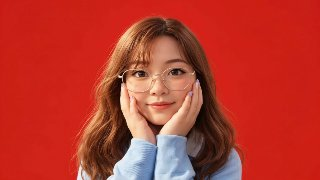
#> input picture scratch/sample_frames/frame_000.jpg, 320 x 180 px, found by its file name
$ python make_contact_sheet.py
#> lines starting #> are read from the running program, lines starting #| are printed output that depends on the picture; after the words box and inside, x2 and y2 are one past the last pixel; in counts of white or black regions, pixels touching at a corner belong together
import cv2
import numpy as np
import os

images = []
# Pick every 6th frame from 0 to 239 -> 40 frames
frames_to_show = list(range(0, 240, 6))
# 5 rows x 8 cols = 40 images
grid_rows = []
row = []

for idx, f_num in enumerate(frames_to_show):
    img_path = f'scratch/sample_frames/frame_{f_num:03d}.jpg'
    if not os.path.exists(img_path):
        # generate directly
        cap = cv2.VideoCapture('<b>character.mp4<:b>/Character_tracking_cursor_animation_20260924223929.mp4')
        cap.set(cv2.CAP_PROP_POS_FRAMES, f_num)
        ret, frame = cap.read()
        cap.release()
        thumb = cv2.resize(frame, (160, 90))
    else:
        thumb = cv2.imread(img_path)
#> thumb is the input picture: shape (180, 320, 3); mean B, G, R 45.7, 56.9, 184.1
        thumb = cv2.resize(thumb, (160, 90))
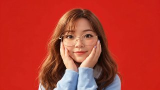
#> thumb: shape (90, 160, 3); mean B, G, R 45.8, 57, 184.2

    # Add frame number text
    cv2.putText(thumb, f"F:{f_num}", (5, 20), cv2.FONT_HERSHEY_SIMPLEX, 0.6, (255, 255, 255), 2)
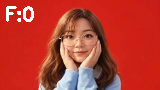
#> thumb: shape (90, 160, 3); 1.49% of pixels changed, all inside (x1, y1, x2, y2) = (6, 6, 34, 22)
    row.append(thumb)
    if len(row) == 8:
        grid_rows.append(np.hstack(row))
        row = []
#> pass 2 of the loop `for idx, f_num in enumerate(frames_to_show):`:
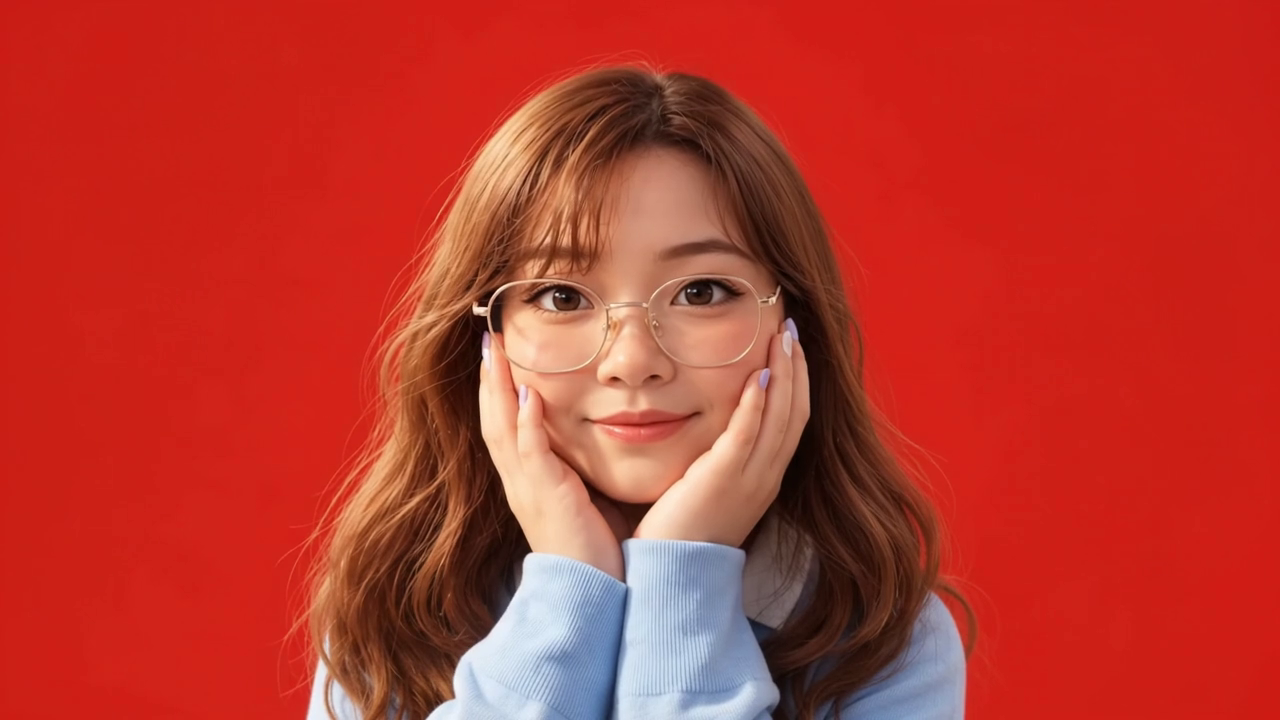
#> input picture frame 6 of <b>character.mp4<:b>/Character_tracking_cursor_animation_20260924223929.mp4, 1280 x 720 px
#> frame is the input picture: shape (720, 1280, 3); mean B, G, R 45.9, 56.2, 185.4
#> `thumb = cv2.resize(frame, (160, 90))`:
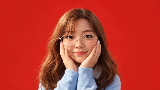
#> thumb: shape (90, 160, 3); mean B, G, R 45.9, 56.3, 185.5
#> `cv2.putText(thumb, f"F:{f_num}", (5, 20), cv2.FONT_HERSHEY_SIMPLEX, 0...`:
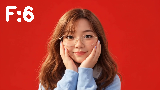
#> thumb: shape (90, 160, 3); 1.53% of pixels changed, all inside (x1, y1, x2, y2) = (6, 6, 34, 22)
#> pass 3 of the loop `for idx, f_num in enumerate(frames_to_show):`:
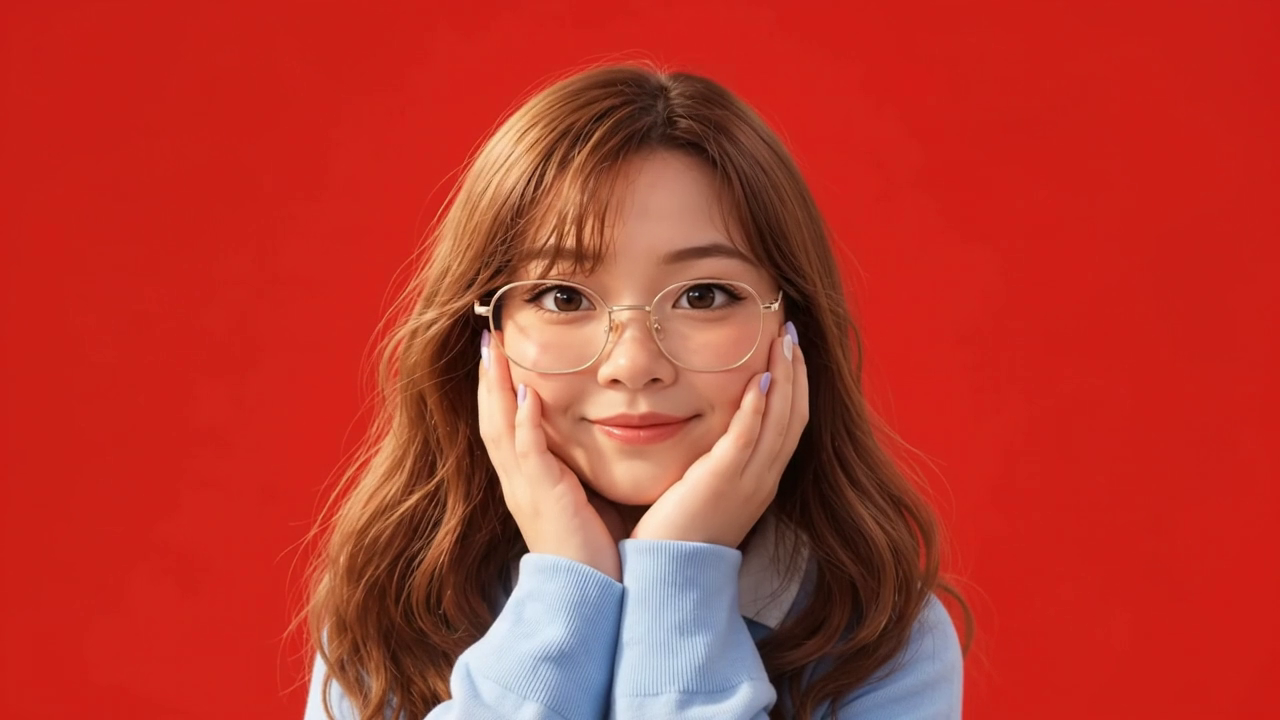
#> input picture frame 12 of <b>character.mp4<:b>/Character_tracking_cursor_animation_20260924223929.mp4, 1280 x 720 px
#> frame is the input picture: shape (720, 1280, 3); mean B, G, R 45.5, 56.2, 184.3
#> `thumb = cv2.resize(frame, (160, 90))`:
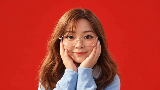
#> thumb: shape (90, 160, 3); mean B, G, R 45.6, 56.3, 184.4
#> `cv2.putText(thumb, f"F:{f_num}", (5, 20), cv2.FONT_HERSHEY_SIMPLEX, 0...`:
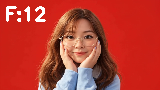
#> thumb: shape (90, 160, 3); 1.77% of pixels changed, all inside (x1, y1, x2, y2) = (6, 6, 46, 22)
#> (the run stopped early here; a loop or call above may not have finished)
